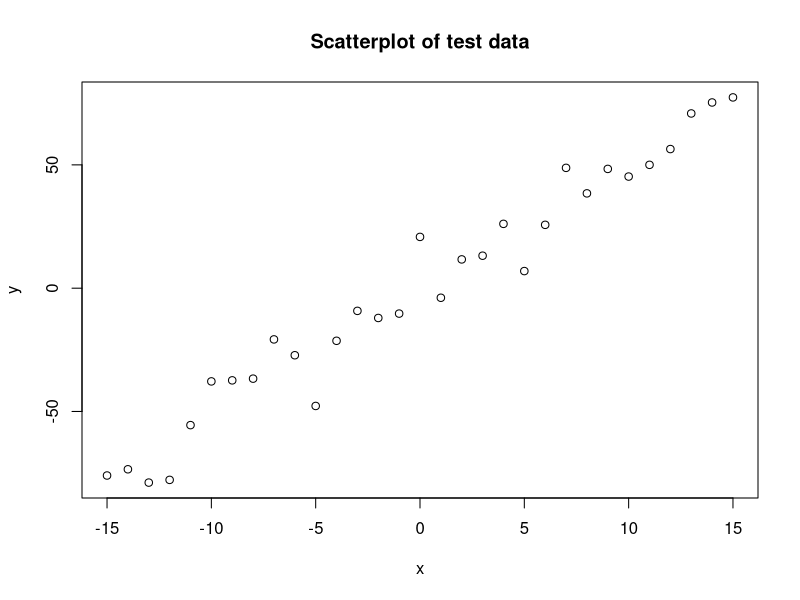
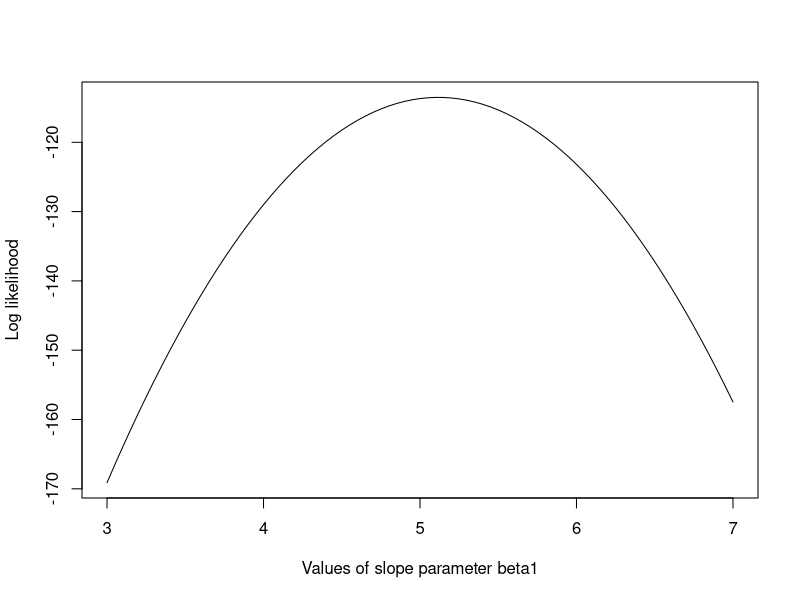
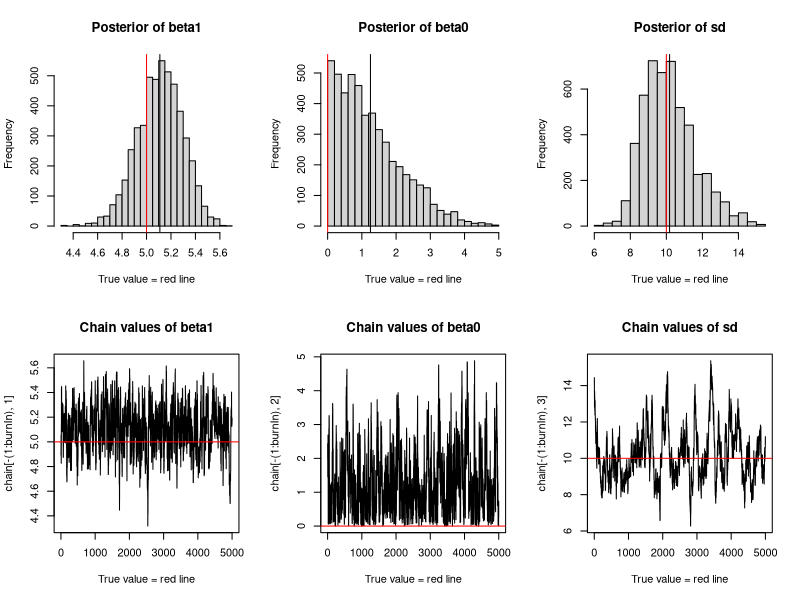

Source code (R) for these figures, in order:
# MCMC example in R.
# Adapted from: https://theoreticalecology.wordpress.com/2010/09/17/metropolis-hastings-mcmc-in-r/
# RS13/02/2017

# Set the "true" parameters for the model (we want to simulate a linear relationship).
beta1 <- 5
beta0 <- 0
trueSd <- 10
sampleSize <- 31

# Create independent x-values.
x <- (-(sampleSize - 1) / 2) : ((sampleSize - 1) / 2)

# Create dependent values according to beta1 * x + beta0 + N(0,sd)
y <- beta1 * x + beta0 + rnorm(n = sampleSize,
                               mean = 0,
                               sd = trueSd)
plot(x, y, main = "Scatterplot of test data")

# Calculate the likelihood of the data, given the parameters.
likelihood <- function(param) {
  beta1 = param[1]
  beta0 = param[2]
  sd = param[3]
  
  pred = beta1 * x + beta0
  
  # Draw from a normal density, but logarithmically. The result is in terms of log(p).
  singlelikelihoods = dnorm(y, mean = pred, sd = sd, log = T)
  
  # This way, the product turns into a sum (numerically more stable).
  sumll = sum(singlelikelihoods)
  
  return(sumll)   
}

# Return the likelihood function values.
slopevalues <- function(x) {
  return(likelihood(c(x, beta0, trueSd)))
}

# Plot likelihood function.
slopelikelihoods <- lapply(seq(3, 7, by = .05), slopevalues)
plot(seq(3, 7, by=.05), slopelikelihoods, type="l", 
     xlab = "Values of slope parameter beta1", ylab = "Log likelihood")

# Calculate the prior densities.
prior <- function(param) {
  beta1 = param[1]
  beta0 = param[2]
  sd = param[3]
 
  # Use a flat prior for beta1, sd, and a normal prior for beta0.
  # Again, work in terms of log(p).
  beta1.prior = dunif(beta0, min = 0, max = 10, log = T)
  beta0.prior = dnorm(beta1, sd = 5, log = T)
  sdprior = dunif(sd, min = 0, max = 30, log = T)
  
  return(beta1.prior + beta0.prior + sdprior)
}

# Calculate the posterior density.
posterior <- function(param) {
  return(likelihood(param) + prior(param))
}

# MH Proposal function.
# Use a normal RV as proposal function.
proposalfunction <- function(param) {
  return(rnorm(3, mean = param, sd = c(0.1, 0.5, 0.3)))
}

# MH MCMC algorithm.
run_metropolis_MCMC <- function(startvalue, iterations) {
  # Set up the chain of samples.
  chain = array(dim = c(iterations + 1, 3))
  chain[1, ] = startvalue
  
  for (i in 1:iterations){
    # Draw from the proosal distribution q.
    proposal = proposalfunction(chain[i, ])
    
    # Calculate the acceptance probability alpha for move.
    alpha = exp(posterior(proposal) - posterior(chain[i, ]))
    
    # Update the chain.
    if (runif(1) < alpha){
      chain[i + 1, ] = proposal
    } else {
      chain[i + 1, ] = chain[i, ]
    }
  }
  
  return(chain)
}

# MCMC simulation.
N = 10000
startvalue = c(4, 0, 10)
set.seed(1233)
chain = run_metropolis_MCMC(startvalue, N)

burnIn = 5000
acceptance = 1 - mean(duplicated(chain[-(1:burnIn), ]))

## Plot histogram of posterior densitites (marginal), true value and posterior mean.
par(mfrow = c(2, 3))
hist(chain[-(1:burnIn), 1], nclass = 30, main="Posterior of beta1", xlab="True value = red line" )
abline(v = mean(chain[-(1:burnIn), 1]))
abline(v = beta1, col = "red" )
hist(chain[-(1:burnIn), 2], nclass = 30, main="Posterior of beta0", xlab="True value = red line")
abline(v = mean(chain[-(1:burnIn), 2]))
abline(v = beta0, col = "red" )
hist(chain[-(1:burnIn), 3], nclass=30, main="Posterior of sd", xlab="True value = red line")
abline(v = mean(chain[-(1:burnIn), 3]))
abline(v = trueSd, col = "red" )
plot(chain[-(1:burnIn), 1], type = "l", xlab="True value = red line" , main = "Chain values of beta1")
abline(h = beta1, col = "red" )
plot(chain[-(1:burnIn), 2], type = "l", xlab="True value = red line" , main = "Chain values of beta0")
abline(h = beta0, col = "red" )
plot(chain[-(1:burnIn), 3], type = "l", xlab="True value = red line" , main = "Chain values of sd")
abline(h = trueSd, col = "red" )

# Fit a normal regression model for comparison.
summary(lm(y ~ x))
